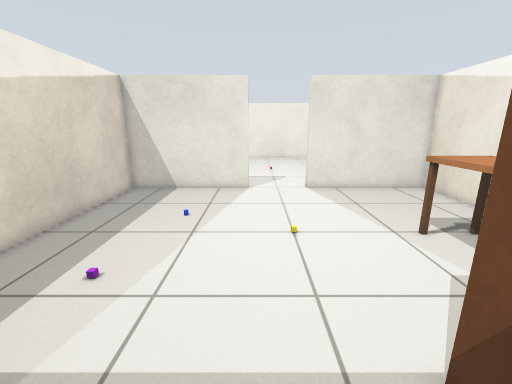
View 1 (above)

18 first-person views from a walk through a robot-simulator world made for Gazebo. The camera is 1 m above the floor, tilts 14° down and sees 90° across. The floor is counted in squares, 0.25 m on a side. Each view is taken from the middle of a square. On the plan, view 1 faces up. The plan holds only what a view shows up to about 20 squares ahead; the rest is blank.

View 2
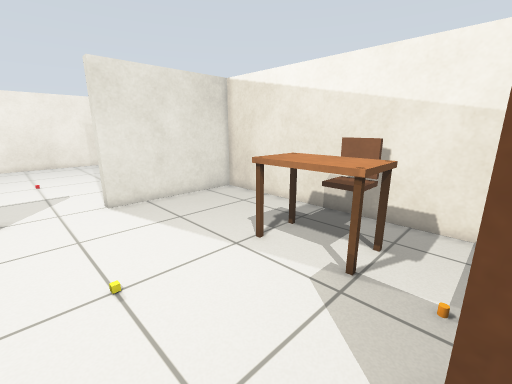

View 3
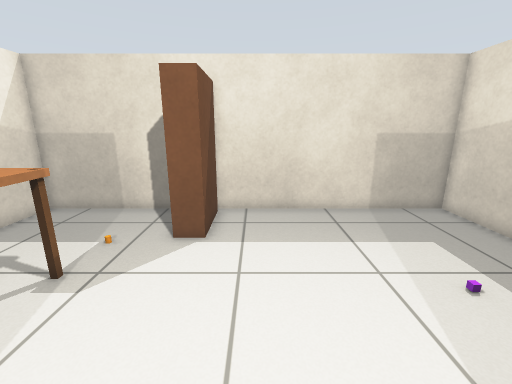

View 4
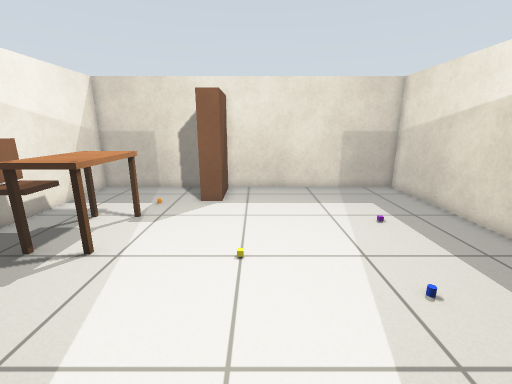

View 5
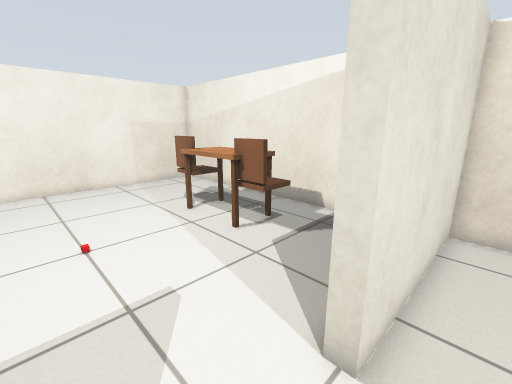

View 6
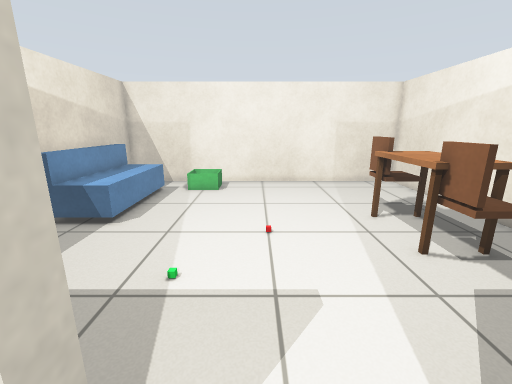

View 7
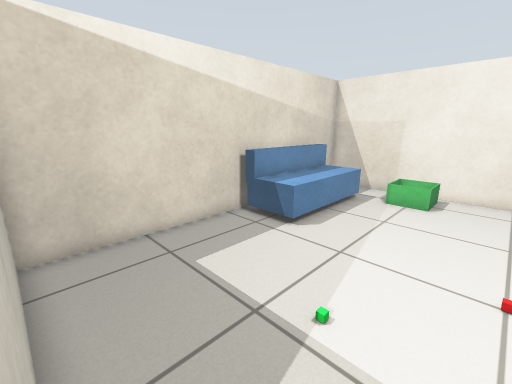

View 8
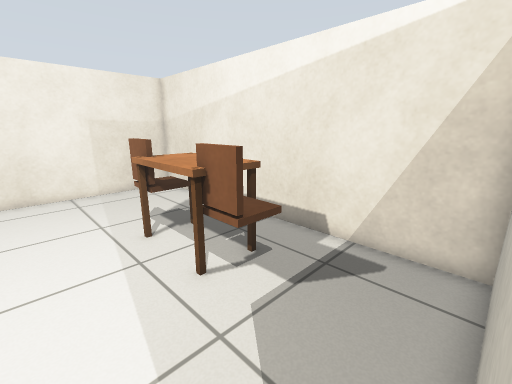

View 9
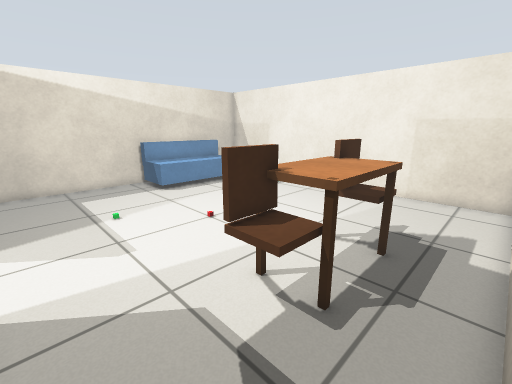

View 10
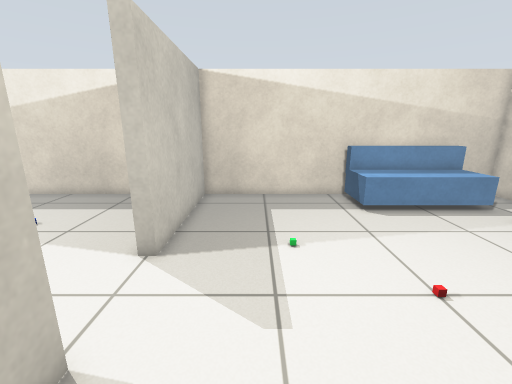

View 11
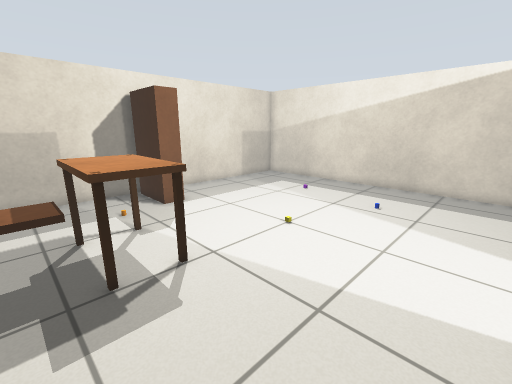

View 12
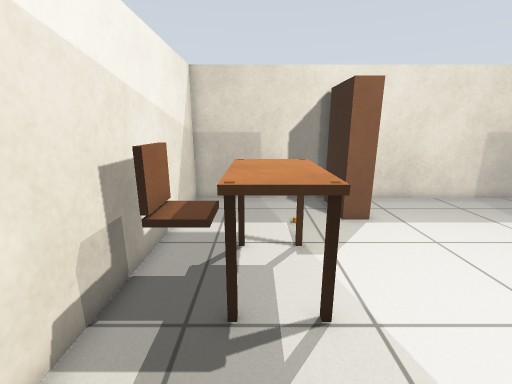

View 13
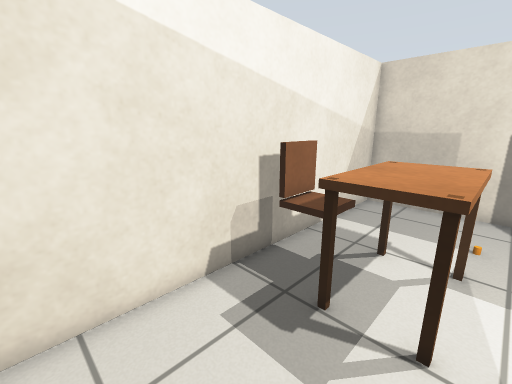

View 14
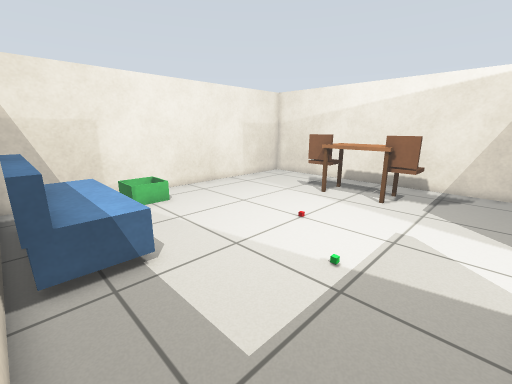

View 15
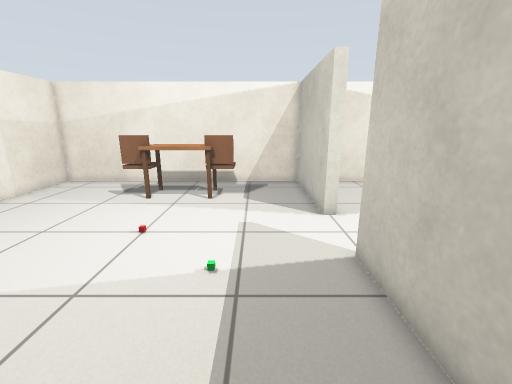

View 16
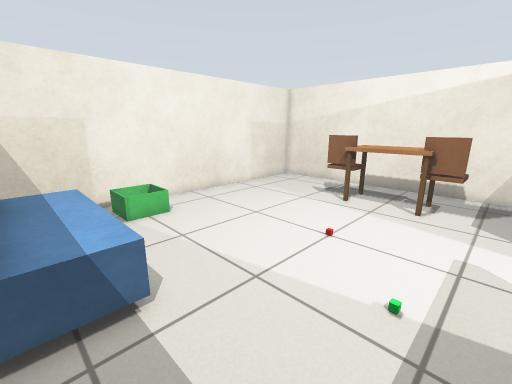

View 17
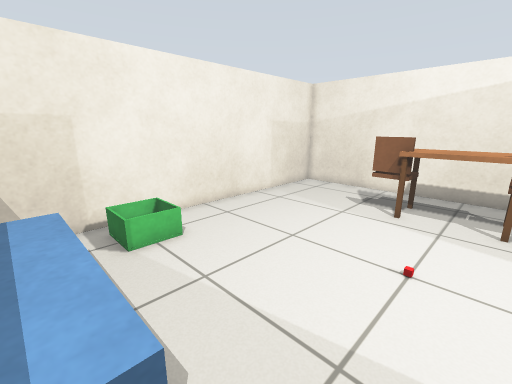

View 18
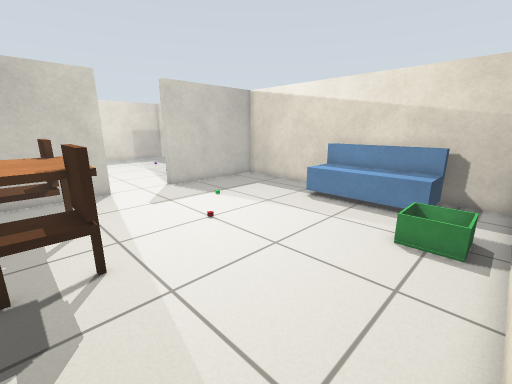

### Floor plan
Ten units are one square. View 1 is at (0, 0); x grows to the right and y downward. Boxes are objects, and circles mark ways between rooms. Rooms are numbered by the first view taken in them; rooms with no view inside come last. Other rooms are left out.
<svg viewBox="-90 -360 210 370">
<path fill="none" stroke="#000" d="M-5 -172 -85 -172 -85 5 115 5 115 -172 35 -172M35 -172 35 -178 115 -178 115 -355 -85 -355 -85 -178 -5 -178 -5 -172M-15 -346 -15 -325 -35 -325 -35 -345"/>
<rect x="25" y="-35" width="20" height="40" fill="#bbb"><title>brown box</title></rect>
<rect x="55" y="-95" width="40" height="40" fill="#bbb"><title>table</title></rect>
<rect x="85" y="-85" width="30" height="20" fill="#bbb"><title>chair</title></rect>
<rect x="-85" y="-335" width="40" height="80" fill="#bbb"><title>sofa</title></rect>
<rect x="55" y="-275" width="40" height="40" fill="#bbb"><title>table</title></rect>
<rect x="65" y="-245" width="20" height="30" fill="#bbb"><title>chair</title></rect>
<rect x="65" y="-295" width="20" height="30" fill="#bbb"><title>chair</title></rect>
<circle cx="15" cy="-175" r="3" fill="#2a7"/>
<text x="10" y="-80">1</text>
<text x="20" y="-270">2</text>
</svg>
Room 1 opens to room 2.

Where each view was taken, in squares from view 1:
view 1: 0 up, 0 right, facing up
view 2: 3 up, 0 right, facing up-right
view 3: 12 up, 1 right, facing down
view 4: 17 up, 1 right, facing down
view 5: 16 up, 0 right, facing up-right
view 6: 16 up, 1 right, facing up
view 7: 18 up, 1 right, facing up-left
view 8: 18 up, 3 right, facing up-right
view 9: 19 up, 11 right, facing up-left
view 10: 21 up, 7 right, facing left
view 11: 16 up, 10 right, facing down-left
view 12: 14 up, 8 right, facing down
view 13: 14 up, 6 right, facing down-right
view 14: 19 up, 8 left, facing up-right
view 15: 21 up, 8 left, facing right
view 16: 21 up, 7 left, facing up-right
view 17: 24 up, 6 left, facing up-right
view 18: 35 up, 8 right, facing down-left
